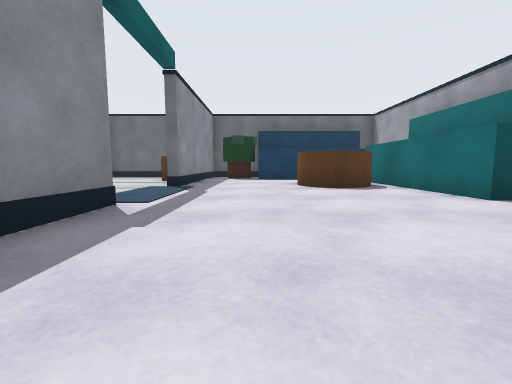
[1] (above)

17 first-person views from a walk through a Gazebo world. The camera is 0.27 m above the floor, tilts 6° down and sees 90° across. The floor is counted in squares, 0.5 m on a side. Each view is taken from the middle of a square. On the plan, view 1 faces up. The plan holds only what a view shows up to about 9 squares ahead; the rest is blank.

[2]
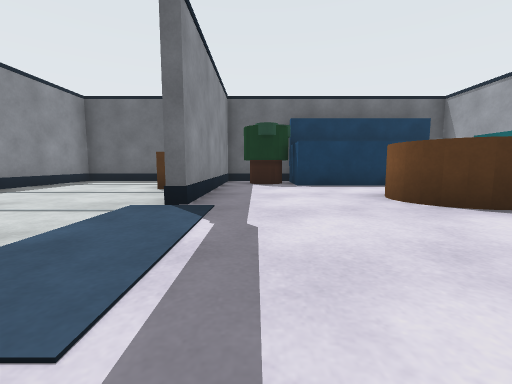

[3]
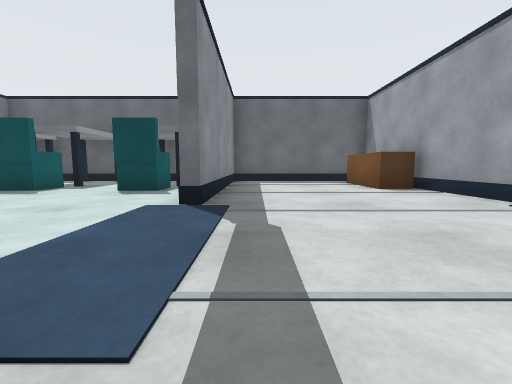

[4]
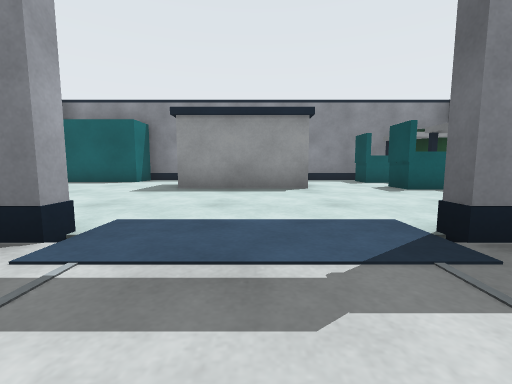

[5]
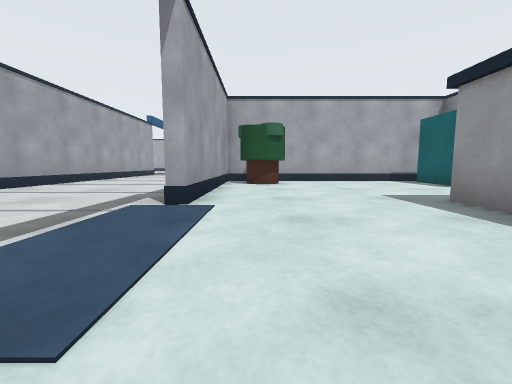

[6]
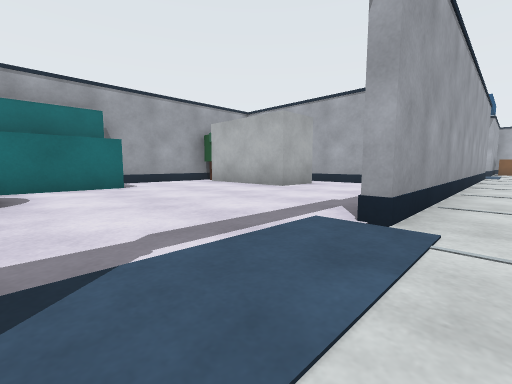

[7]
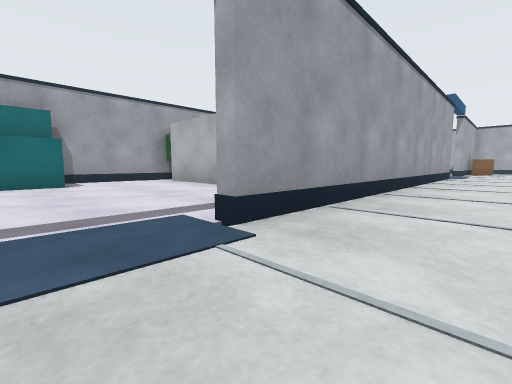

[8]
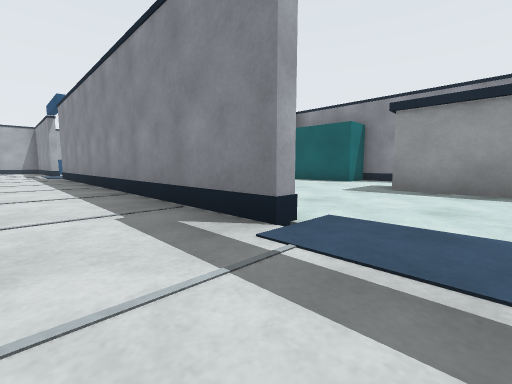

[9]
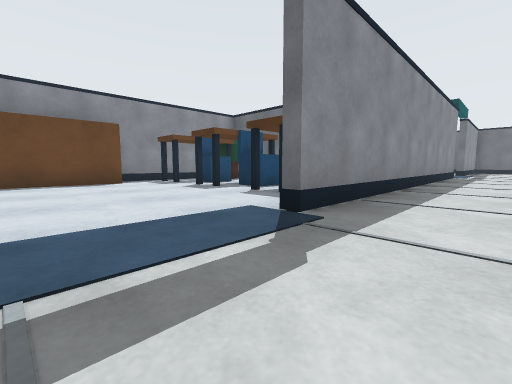

[10]
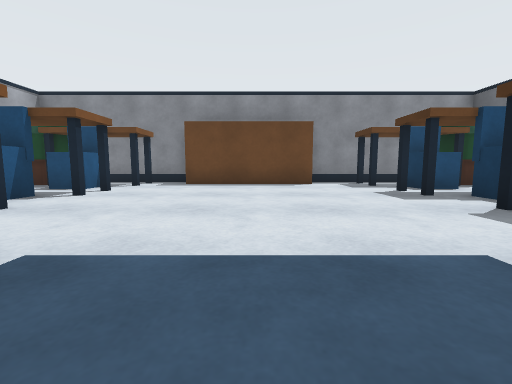

[11]
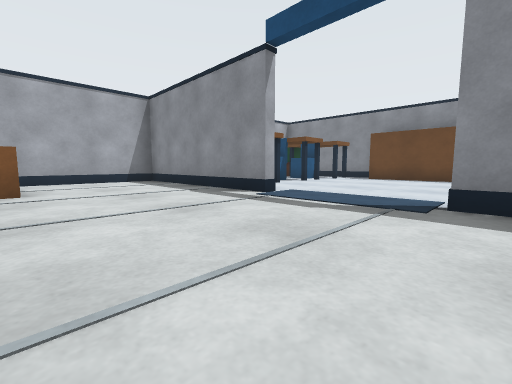

[12]
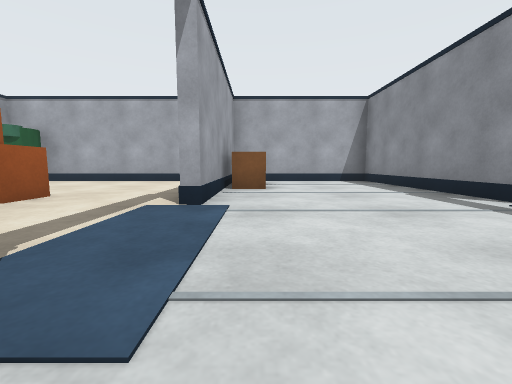

[13]
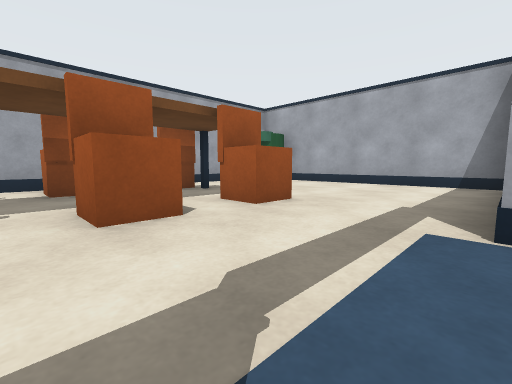

[14]
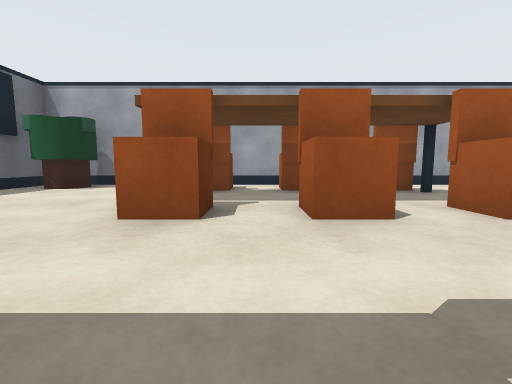

[15]
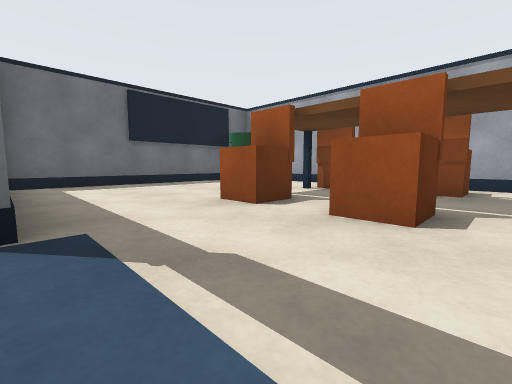

[16]
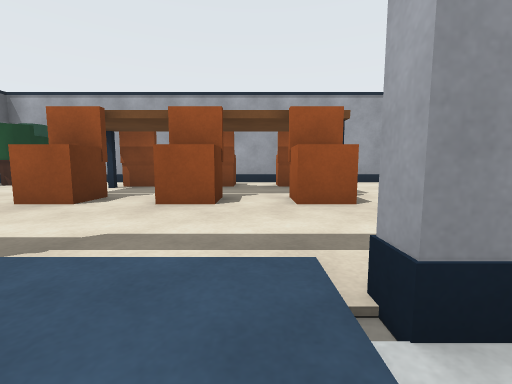

[17]
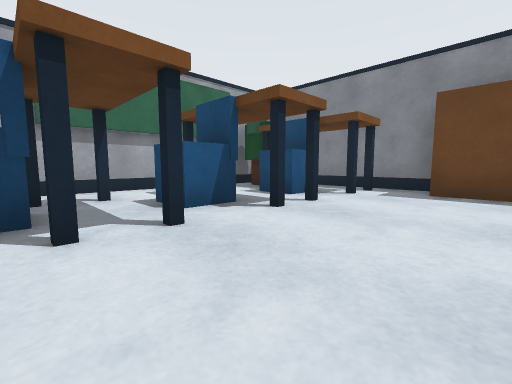

### Floor plan
Points are (right, up) in squares from view 1. A wall is a line through its corners. A room is listed if a view was taken in it or the views show most of it. See-through windows are left out.
Room 1 (views 1, 2, 3, 4, 5, 6, 7, 8, 9, 10, 11, 12, 13, 14, 15, 16, 17)
walls: (-7, -1.9) (-7, 3.5) (-6.8, 3.5) (-6.8, -7.5) (-7.1, -7.5); (-2.2, -6.1) (-2.2, 3.5) (-2, 3.5) (-2, 1.9); (-6.8, -10.4) (-6.8, -15.8) (-3.2, -15.8); (-14.3, -4.4) (-14.3, -7.2); (5.1, -2.1) (4.4, -2.1); (-14.3, 2.2) (-14.3, 1.8); (5.3, 1.5) (5.3, 3.8); (5.3, -5.8) (5.3, -3.8); (-2.2, -15) (-2.2, -10.5) (-1.9, -10.5); (5.3, -10.8) (5.3, -7.2); (-14.3, -12.5) (-14.3, -13.9); (-2.2, 11.8) (-6.8, 11.8) (-6.8, 6.5) (-7.1, 6.5); (-2, -15.8) (4.2, -15.8); (-9.4, -15.8) (-8.9, -15.8); (0.2, 11.8) (-2, 11.8) (-2, 6.5) (-2.2, 6.5) (-2.2, 11.4); (-10.6, -15.8) (-9.5, -15.8); (-10.8, 11.8) (-12.8, 11.8); (5.3, -14.1) (5.3, -12.5); (-13.8, -15.8) (-12.9, -15.8)
objects: brown cylinder (-14, -15) to (-13, -15); blue post (-14, -12); brown box (-14, -11) to (-14, -8); blue post (-14, -6); green cylinder (-14, -3) to (-13, -3); cabinet (-14, -1) to (-13, 1); other object (-14, 10); blue post (-13, -14); blue box (-13, -13); blue post (-13, -12); blue post (-13, -6); blue box (-13, -5); blue post (-13, -4); blue box (-13, -2) to (-8, -2); cyan box (-13, 8); cyan box (-13, 9); other object (-13, 11); blue box (-12, -14) to (-12, -13); blue box (-12, -5) to (-12, -4); bench (-12, 10); bench (-12, 11); blue post (-11, -12); blue post (-11, -6); blue box (-11, 3) to (-11, 6); cyan box (-11, 8); cyan box (-11, 9); bench (-11, 10); other object (-11, 11); blue box (-10, -14); blue box (-10, -13); blue box (-10, -5); blue box (-10, -4); blue post (-9, -14); blue post (-9, -12); blue post (-9, -6); green cylinder (-9, -1) to (-8, 0); cyan box (-9, 8); cyan box (-9, 9) to (-8, 9); other object (-9, 11); blue post (-8, -14); blue box (-8, -13); blue post (-8, -12); blue post (-8, -6); bench (-8, 10); bench (-3, -15) to (-3, -13); bench (-3, 9) to (-3, 11); blue box (-1, -2) to (4, -2); green cylinder (-1, 10) to (0, 11); orange box (1, -11); orange box (1, -9); orange box (1, -7); brown cylinder (1, 6) to (3, 7); blue box (1, 10) to (3, 10); other object (2, -12); white box (2, 0) to (4, 0); blue post (3, -12); blue post (3, -6); green cylinder (4, -14); orange box (4, -11); orange box (4, -9); orange box (4, -7); green cylinder (4, -4) to (5, -3); cyan box (4, 4) to (4, 8)

Where each view was taken, in squares from view 1:
view 1: 0 up, 0 right, facing up
view 2: 3 up, 1 left, facing up
view 3: 3 up, 6 left, facing up
view 4: 5 up, 5 left, facing left
view 5: 7 up, 8 left, facing down
view 6: 6 up, 3 left, facing down-right
view 7: 5 up, 4 left, facing down-right
view 8: 5 up, 5 left, facing down-left
view 9: 10 down, 5 left, facing up-left
view 10: 9 down, 6 left, facing left
view 11: 7 down, 3 left, facing down-left
view 12: 7 down, 3 left, facing down
view 13: 8 down, 2 left, facing down-right
view 14: 8 down, 2 left, facing right
view 15: 10 down, 2 left, facing up-right
view 16: 10 down, 3 left, facing right
view 17: 10 down, 8 left, facing down-left
